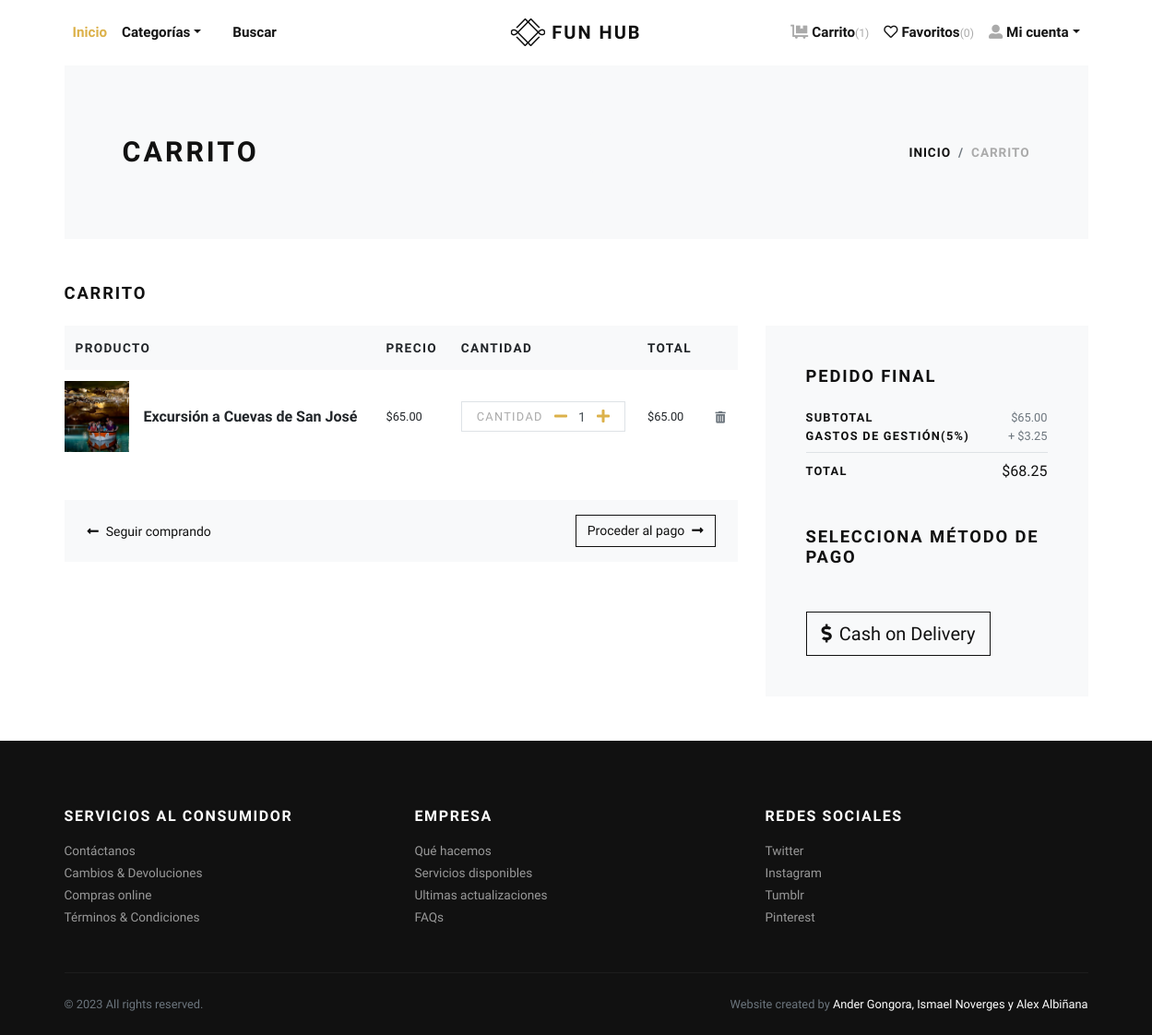
/cart/ (signed in), run on an earlier commit of the app's database.
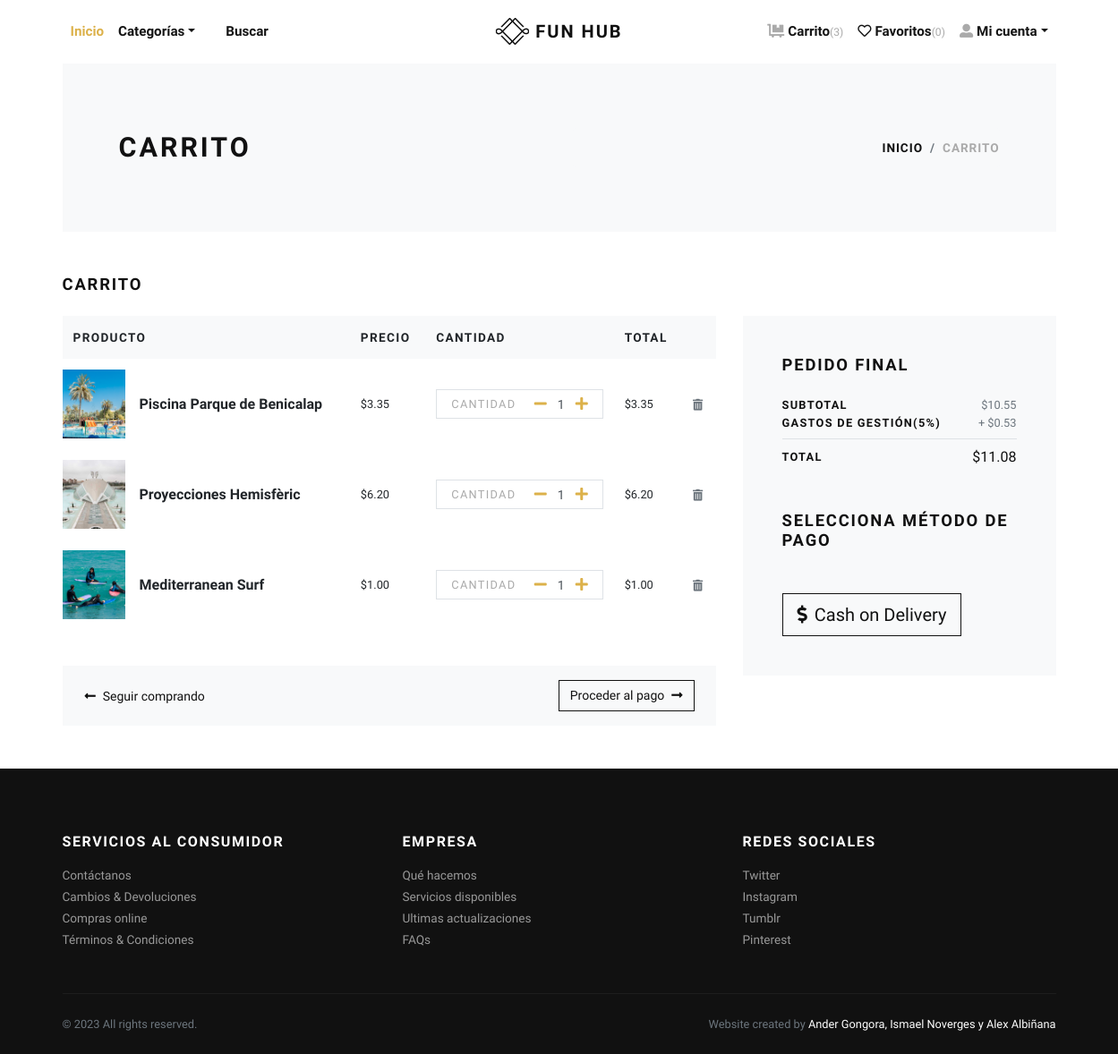
And on a later commit of the database.
### store/models.py (models this page shows, shortened)
class Cart(models.Model):
    user = models.ForeignKey(User, verbose_name="User", on_delete=models.CASCADE)
    product = models.ForeignKey(Product, verbose_name="Product", on_delete=models.CASCADE)
    quantity = models.PositiveIntegerField(default=1, verbose_name="Quantity")
    created_at = models.DateTimeField(auto_now_add=True, verbose_name="Created Date")
    updated_at = models.DateTimeField(auto_now=True, verbose_name="Updated Date")
    @property
    def total_price(self):
        return self.quantity * self.product.price

class Product(models.Model):
    title = models.CharField(max_length=150, verbose_name="Product Title")
    slug = models.SlugField(max_length=160, verbose_name="Product Slug")
    sku = models.CharField(max_length=255, unique=True, verbose_name="Unique Product ID (SKU)")
    short_description = models.TextField(verbose_name="Short Description")
    detail_description = models.TextField(blank=True, null=True, verbose_name="Detail Description")
    product_image = models.ImageField(upload_to='product', blank=True, null=True, verbose_name="Product Image")
    price = models.DecimalField(max_digits=8, decimal_places=2)
    category = models.ManyToManyField(Category, verbose_name="Product Categories")
    tags = models.ManyToManyField(Tag, blank=True)
    is_active = models.BooleanField(verbose_name="Is Active?")
    is_featured = models.BooleanField(verbose_name="Is Featured?")
    created_at = models.DateTimeField(auto_now_add=True, verbose_name="Created Date")
    updated_at = models.DateTimeField(auto_now=True, verbose_name="Updated Date")
    class Meta:
        verbose_name_plural = 'Products'
        ordering = ('-created_at', )

### store/views.py (the view)
# urls.py: path('cart/', views.cart, name="cart"),
@login_required
def cart(request):
    user = request.user
    cart_products = Cart.objects.filter(user=user)
    amount = decimal.Decimal(0)
    shipping_amount = decimal.Decimal(5)
    cp = [p for p in Cart.objects.all() if p.user==user]
    if cp:
        for p in cp:
            temp_amount = (p.quantity * p.product.price)
            amount += temp_amount
    shipping_amount = round(amount*shipping_amount/100,2)
    addresses = Address.objects.filter(user=user)
    context = {
        'cart_products': cart_products,
        'amount': amount,
        'shipping_amount': shipping_amount,
        'total_amount': amount + shipping_amount,
        'addresses': addresses,
    }
    return render(request, 'store/cart.html', context)

### templates/store/cart.html (shortened to what this page needs)
{% extends 'base.html' %}
{% load static %}
{% load humanize %}
    {% block content %}
      <div class="container">
        <section class="py-5 bg-light">
          <div class="container">
            <div class="row px-4 px-lg-5 py-lg-4 align-items-center">
              <div class="col-lg-6">
                <h1 class="h2 text-uppercase mb-0">Carrito</h1>
              </div>
              <div class="col-lg-6 text-lg-right">
                <nav aria-label="breadcrumb">
                  <ol class="breadcrumb justify-content-lg-end mb-0 px-0">
                    <li class="breadcrumb-item"><a href="index.html">Inicio</a></li>
                    <li class="breadcrumb-item active" aria-current="page">Carrito</li>
                  </ol>
                </nav>
              </div>
            </div>
          </div>
        </section>
        {% if cart_products %}
        <section class="py-5">
          <h2 class="h5 text-uppercase mb-4">Carrito</h2>
          <div class="row">
            <div class="col-lg-8 mb-4 mb-lg-0">
              <div class="table-responsive mb-4">
                <table class="table">
                  <thead class="bg-light">
                    <tr>
                      <th class="border-0" scope="col"> <strong class="text-small text-uppercase">Producto</strong></th>
                      <th class="border-0" scope="col"> <strong class="text-small text-uppercase">Precio</strong></th>
                      <th class="border-0" scope="col"> <strong class="text-small text-uppercase">Cantidad</strong></th>
                      <th class="border-0" scope="col"> <strong class="text-small text-uppercase">Total</strong></th>
                      <th class="border-0" scope="col"> </th>
                    </tr>
                  </thead>
                  <tbody>
                    {% for cart_product in cart_products %}
                    <tr>
                      <th class="pl-0 border-0" scope="row">
                        <div class="media align-items-center">
                          {% if cart_product.product.product_image %}
                            <a class="reset-anchor d-block animsition-link" href="{% url 'store:product-detail' cart_product.product.slug %}"><img src="{{cart_product.product.product_image.url}}" alt="{{cart_product.product.title}}" width="70"/></a>
                          {% else %}
                            <a class="reset-anchor d-block animsition-link" href="{% url 'store:product-detail' cart_product.product.slug %}"><img src="{% static 'img/product-detail-3.jpg' %}" alt="{{cart_product.product.title}}" width="70"/></a>
                          {% endif %}
                          <div class="media-body ml-3"><strong class="h6"><a class="reset-anchor animsition-link" href="{% url 'store:product-detail' cart_product.product.slug %}">{{cart_product.product.title}}</a></strong></div>
                        </div>
                      </th>
                      <td class="align-middle border-0">
                        <p class="mb-0 small">${{cart_product.product.price}}</p>
                      </td>
                      <td class="align-middle border-0">
                        <div class="border d-flex align-items-center justify-content-between px-3"><span class="small text-uppercase text-gray headings-font-family">Cantidad</span>
                          <div class="quantity">
                            <a href="{% url 'store:minus-cart' cart_product.id %}" class="dec-btn p-0 ml-2"><i class="fas fa-minus"></i></a>
                            <input class="form-control form-control-sm border-0 shadow-0 p-0" type="text" value="{{cart_product.quantity}}"/>
                            <a href="{% url 'store:plus-cart' cart_product.id %}" class="inc-btn p-0"><i class="fas fa-plus"></i></a>
                          </div>
                        </div>
                      </td>
                      <td class="align-middle border-0">
                        <p class="mb-0 small">${{cart_product.total_price|intcomma}}</p>
                      </td>
                      <td class="align-middle border-0"><a class="reset-anchor" href="{% url 'store:remove-cart' cart_product.id %}"><i class="fas fa-trash-alt small text-muted"></i></a></td>
                    </tr>
                    {% endfor %}
                  </tbody>
                </table>
              </div>
              <div class="bg-light px-4 py-3">
                <div class="row align-items-center text-center">
                  <div class="col-md-6 mb-3 mb-md-0 text-md-left"><a class="btn btn-link p-0 text-dark btn-sm" href="{% url 'store:home' %}"><i class="fas fa-long-arrow-alt-left mr-2"> </i>Seguir comprando</a></div>
                  <div class="col-md-6 text-md-right"><a class="btn btn-outline-dark btn-sm" href="checkout.html">Proceder al pago<i class="fas fa-long-arrow-alt-right ml-2"></i></a></div>
                </div>
              </div>
            </div>
            <div class="col-lg-4">
              <div class="card border-0 rounded-0 p-lg-4 bg-light">
                <div class="card-body">
                  <h5 class="text-uppercase mb-4">Pedido final</h5>
                  <ul class="list-unstyled mb-0">
                    <li class="d-flex align-items-center justify-content-between"><strong class="text-uppercase small font-weight-bold">Subtotal</strong><span class="text-muted small">${{amount|intcomma}}</span></li>
                    <li class="d-flex align-items-center justify-content-between"><strong class="text-uppercase small font-weight-bold">Gastos de gestión(5%)</strong><span class="text-muted small">+ ${{shipping_amount}}</span></li>
                    <li class="border-bottom my-2"></li>
                    <li class="d-flex align-items-center justify-content-between mb-4"><strong class="text-uppercase small font-weight-bold">Total</strong><span>${{total_amount|intcomma}}</span></li>
                  </ul>
                  <h5 class="text-uppercase my-5">Selecciona método de pago</h5>
                  <form action="{% url 'store:checkout' %}" id="myform">
                    <button type="submit" class="btn btn-dark btn-lg btn-outline-dark" type="submit"> <i class="fas fa-dollar-sign mr-2"></i>Cash on Delivery</button>
                  </form>
                </div>
              </div>
            </div>
          </div>
        </section>
        {% else %}
          <div class="text-center py-5">
            <h3 class="mb-3">Tu carrito está vacio.</h3>
            <a href="{% url 'store:home' %}"><i class="fas fa-long-arrow-alt-left mr-2"> </i>Seguir comprando</a>
          </div>
        {% endif %}
      </div>
      {% endblock content %}

### templates/base.html (shortened to what this page needs)
{% load static %}
<!DOCTYPE html>
<html>
  <head>
    <link rel="stylesheet" href="{% static 'vendor/bootstrap/css/bootstrap.min.css' %}">
    <link rel="stylesheet" href="{% static 'vendor/lightbox2/css/lightbox.min.css' %}">
    <link rel="stylesheet" href="{% static 'vendor/nouislider/nouislider.min.css' %}">
    <link rel="stylesheet" href="{% static 'vendor/bootstrap-select/css/bootstrap-select.min.css' %}">
    <link rel="stylesheet" href="{% static 'vendor/owl.carousel2/assets/owl.carousel.min.css' %}">
    <link rel="stylesheet" href="{% static 'vendor/owl.carousel2/assets/owl.theme.default.css' %}">
    <link rel="stylesheet" href="{% static 'css/style.default.css' %}" id="theme-stylesheet">
    <link rel="stylesheet" href="{% static 'css/custom.css' %}">
  </head>
  <body>
    <div class="page-holder">
      {% include 'navbar.html' %}
      {% block content %}
      {% endblock content %}
      {% include 'footer.html' %}
      {% include 'scripts.html' %}

### templates/navbar.html (shortened to what this page needs)
{% load static %}
      <header class="header bg-white">
        <div class="container px-0 px-lg-3">
          <nav class="navbar navbar-expand-lg navbar-light py-3 px-lg-0">
            <a class="navbar-brand" href="{% url 'store:home' %}"><span class="font-weight-bold text-uppercase text-dark"><img src="{% static 'img/Fun_Hub.png' %}"  height="30" class="d-inline-block align-top" alt="">
               Fun Hub</span></a>
            <div class="collapse navbar-collapse" id="navbarSupportedContent">
              <ul class="navbar-nav mr-auto">
                <li class="nav-item">
                  <a class="nav-link active" href="{% url 'store:home' %}">Inicio</a>
                </li>
                <li class="nav-item dropdown"><a class="nav-link dropdown-toggle" id="pagesDropdown" href="#" data-toggle="dropdown" aria-haspopup="true" aria-expanded="false">Categorías</a>
                </li>
                <li class="nav-item">
                  <a class="nav-link" href="{% url 'store:search' %}"><svg width="18" height="18" class="theme-line-0"><use xlink:href="#find-1"></use></svg>Buscar</a>
                </li>
              </ul>
              <ul class="navbar-nav ml-auto">
                {% if request.user.is_authenticated %}
                  <li class="nav-item"><a class="nav-link" href="{% url 'store:cart' %}"> <i class="fas fa-dolly-flatbed mr-1 text-gray"></i>Carrito<small class="text-gray">({{cart_items.count}})</small></a></li>
                  <li class="nav-item"><a class="nav-link" href="{% url 'store:favorites' %}"> <i class="far fa-heart mr-1"></i>Favoritos<small class="text-gray">(0)</small></a></li>
                  <li class="nav-item dropdown"><a class="nav-link dropdown-toggle" id="pagesDropdown" href="#" data-toggle="dropdown" aria-haspopup="true" aria-expanded="false"><i class="fas fa-user-alt mr-1 text-gray"></i>Mi cuenta</a></a>
                </li>
                {% else %}
                  <li class="nav-item"><a class="nav-link" href="{% url 'store:login' %}">Iniciar sesión</a></li>
                  <li class="nav-item"><a class="nav-link" href="{% url 'store:register' %}">Crear cuenta</a></li>
                {% endif %}
              </ul>
            </div>
          </nav>
        </div>
      </header>

### templates/footer.html
<footer class="bg-dark text-white">
        <div class="container py-4">
          <div class="row py-5">
            <div class="col-md-4 mb-3 mb-md-0">
              <h6 class="text-uppercase mb-3">Servicios al consumidor</h6>
              <ul class="list-unstyled mb-0">
                <li><a class="footer-link" href="#">Contáctanos</a></li>
                <li><a class="footer-link" href="#">Cambios &amp; Devoluciones</a></li>
                <li><a class="footer-link" href="#">Compras online</a></li>
                <li><a class="footer-link" href="#">Términos &amp; Condiciones</a></li>
              </ul>
            </div>
            <div class="col-md-4 mb-3 mb-md-0">
              <h6 class="text-uppercase mb-3">Empresa</h6>
              <ul class="list-unstyled mb-0">
                <li><a class="footer-link" href="#">Qué hacemos</a></li>
                <li><a class="footer-link" href="#">Servicios disponibles</a></li>
                <li><a class="footer-link" href="#">Ultimas actualizaciones</a></li>
                <li><a class="footer-link" href="#">FAQs</a></li>
              </ul>
            </div>
            <div class="col-md-4">
              <h6 class="text-uppercase mb-3">Redes sociales</h6>
              <ul class="list-unstyled mb-0">
                <li><a class="footer-link" href="#">Twitter</a></li>
                <li><a class="footer-link" href="#">Instagram</a></li>
                <li><a class="footer-link" href="#">Tumblr</a></li>
                <li><a class="footer-link" href="#">Pinterest</a></li>
              </ul>
            </div>
          </div>
          <div class="border-top pt-4" style="border-color: #1d1d1d !important">
            <div class="row">
              <div class="col-lg-6">
                <p class="small text-muted mb-0">&copy; 2023 All rights reserved.</p>
              </div>
              <div class="col-lg-6 text-lg-right">
                <p class="small text-muted mb-0">
                  Website created by
                  <a class="text-white reset-anchor" href="#" target="_blank">Ander Gongora, Ismael Noverges y Alex Albiñana</a>
                </p>
              </div>
            </div>
          </div>
        </div>
      </footer>

### templates/scripts.html (shortened to what this page needs)
{% load static %}
      <link rel="stylesheet" href="https://use.fontawesome.com/releases/v5.7.1/css/all.css">
    </div>
  </body>
</html>

What changed in the data, as far as the page shows it:
removed Cart: product.product_image (picture), product "Excursión a Cuevas de San José", product.price "65.00", quantity "1", total_price "65.00"
added Cart: product.product_image (picture), product "Piscina Parque de Benicalap", product.price "3.35", quantity "1", total_price "3.35"
added Cart: product.product_image (picture), product "Proyecciones Hemisfèric", product.price "6.20", quantity "1", total_price "6.20"
added Cart: product.product_image (picture), product "Mediterranean Surf", product.price "1.00", quantity "1", total_price "1.00"
Also different on the page:
{{ cart_items.count }}: "1" → "3"
{{ amount|intcomma }}: "65.00" → "10.55"
{{ shipping_amount }}: "3.25" → "0.53"
{{ total_amount|intcomma }}: "68.25" → "11.08"
